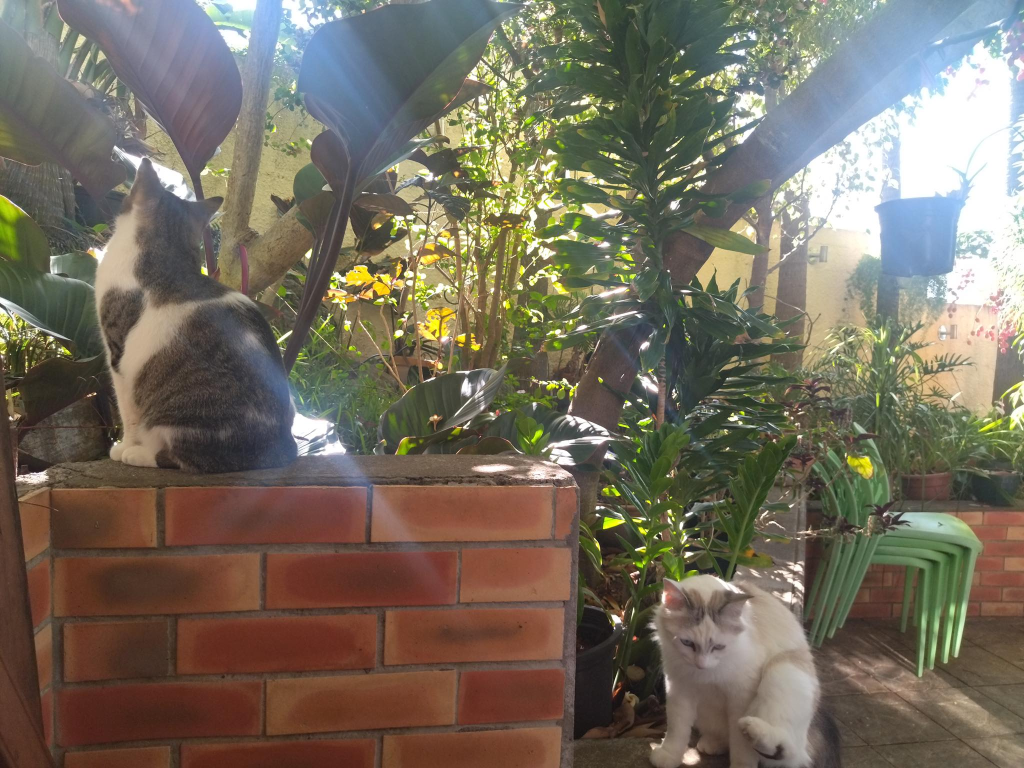
#> input picture yuno_levi_jardin.jpg, 2048 x 1536 px (shown at 1/2 size)
$ python 'projet camera.py'
#> lines starting #> are read from the running program, lines starting #| are printed output that depends on the picture; after the words box and inside, x2 and y2 are one past the last pixel; in counts of white or black regions, pixels touching at a corner belong together
import cv2
import numpy as np

# Chemin vers l'image source
image_path = 'yuno_levi_jardin.jpg'

# Lire l'image
image = cv2.imread(image_path)
#> image is the input picture: shape (1536, 2048, 3); mean B, G, R 94.9, 109.4, 117.3
gray = cv2.cvtColor(image, cv2.COLOR_BGR2GRAY)
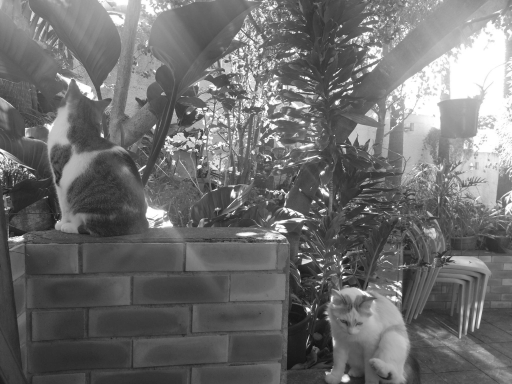
#> gray: shape (1536, 2048) (shown at 1/4 size); min 1, max 255, mean 110.1

# Seuillage pour isoler l'objet
_, thresh = cv2.threshold(gray, 75, 255, cv2.THRESH_BINARY)
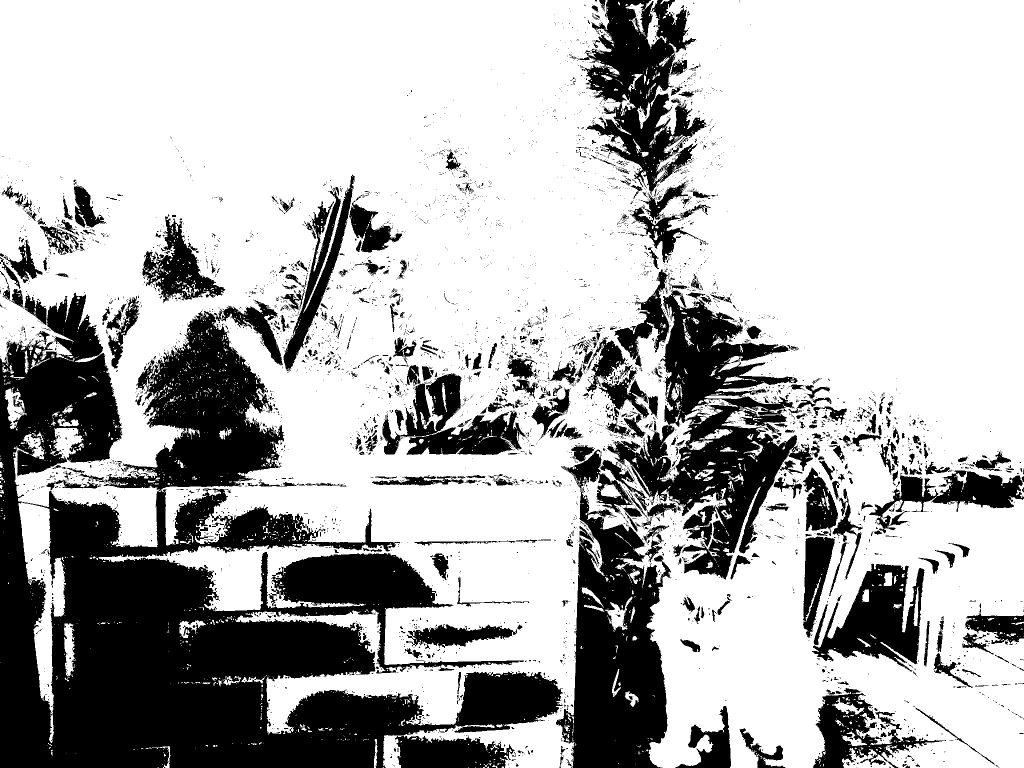
#> thresh: shape (1536, 2048) (shown at 1/2 size); 70.4% white; 4912 black regions (4409 under 20 px)

# Trouver les contours
contours, _ = cv2.findContours(thresh, cv2.RETR_EXTERNAL, cv2.CHAIN_APPROX_SIMPLE)
#> contours = 1612 contours, 1523 with area under 20; largest, box (x1, y1, x2, y2) and area: (0, 0, 2048, 1536) 2452317, (37, 1005, 132, 1486) 16304, (9, 777, 53, 858) 1718, (128, 1247, 152, 1363) 1446, (1285, 0, 1333, 98) 1211

# Supposons que l'objet principal est le plus grand contour
contour = max(contours, key=cv2.contourArea)
#> contour = contour of 16304 points, box (x1, y1, x2, y2) (0, 0, 2048, 1536), area 2452317

# Créer un masque pour l'objet
mask = np.zeros_like(gray)
cv2.drawContours(mask, [contour], -1, 255, thickness=cv2.FILLED)
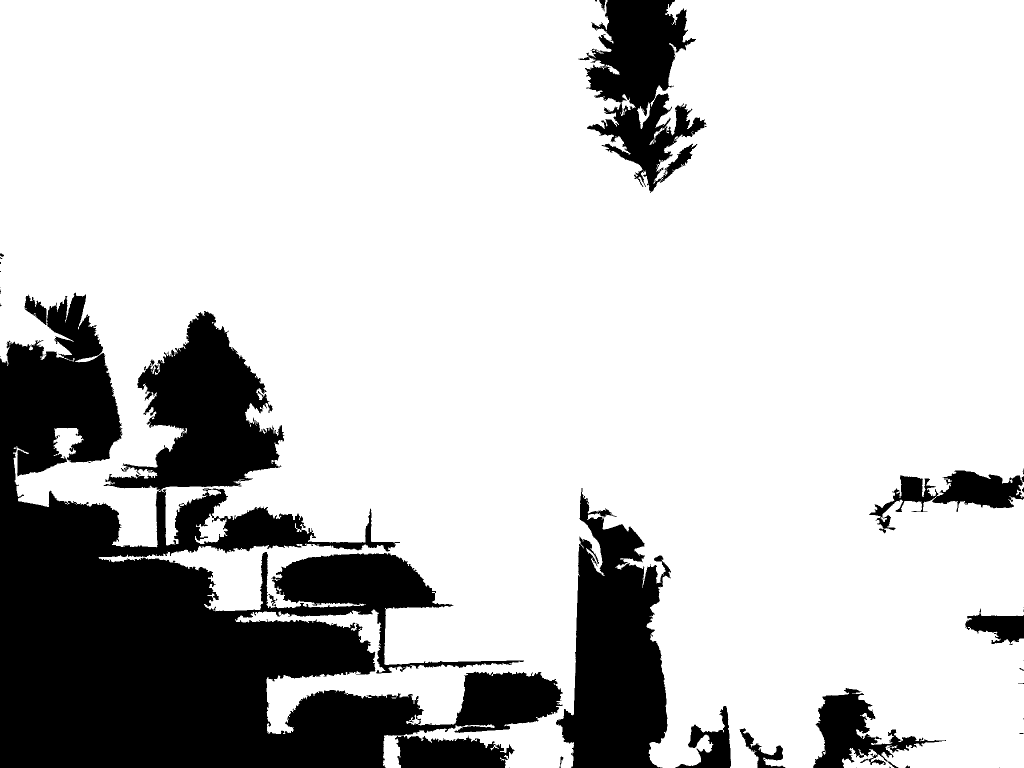
#> mask: shape (1536, 2048) (shown at 1/2 size); 78.5% white; 35 black regions (19 under 20 px), largest, box (x1, y1, x2, y2) and area: (0, 585, 1125, 1536) 497954, (1112, 976, 1342, 1536) 78145, (1157, 0, 1414, 386) 47583

# Appliquer le masque pour isoler l'objet
object_only = cv2.bitwise_and(gray, gray, mask=mask)
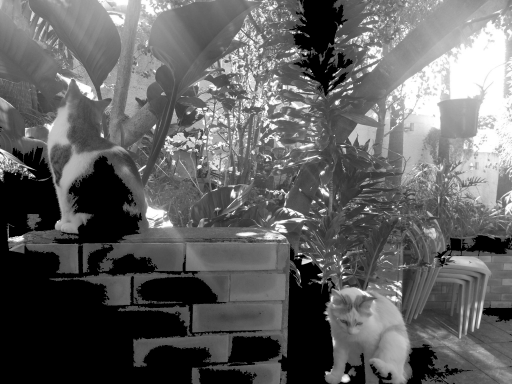
#> object_only: shape (1536, 2048) (shown at 1/4 size); min 0, max 255, mean 97

# Réduire l'objet isolé à 2 bits
object_2bits = (object_only // 64) * 85
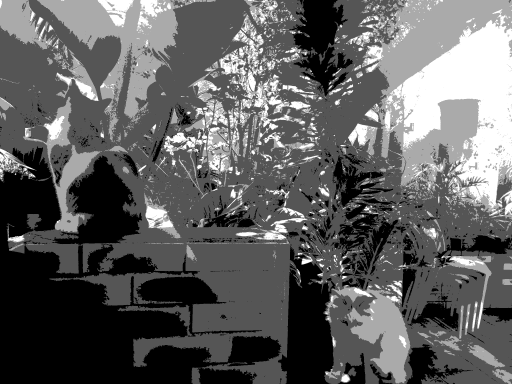
#> object_2bits: shape (1536, 2048) (shown at 1/4 size); min 0, max 255, mean 95.4

# Redimensionner l'image pour l'affichage
# Définissez les nouvelles dimensions (largeur, hauteur)
new_width = 800
new_height = int((new_width / object_2bits.shape[1]) * object_2bits.shape[0])
resized_image = cv2.resize(object_2bits, (new_width, new_height))
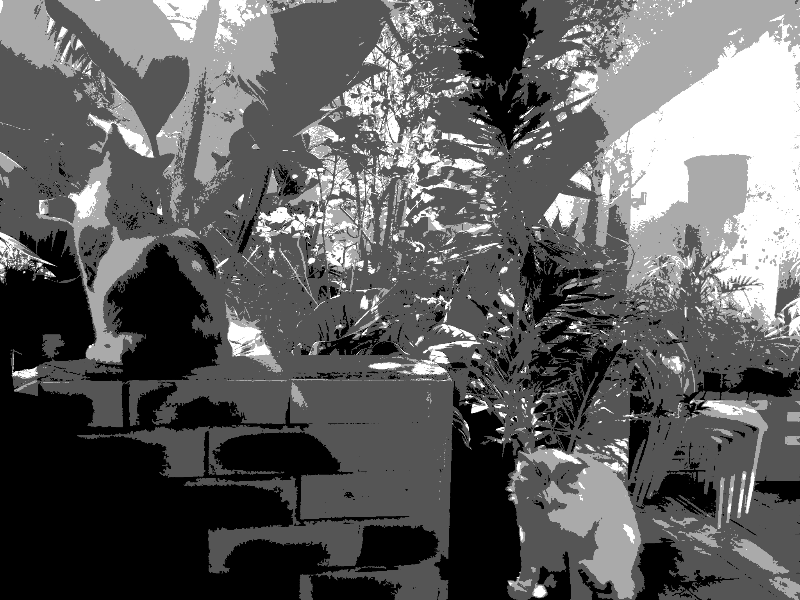
#> resized_image: shape (600, 800); min 0, max 255, mean 95.4

# Afficher le résultat redimensionné
cv2.imshow('Objet Isole sur 2 Bits - Redimensionne', resized_image)
cv2.waitKey(0)
cv2.destroyAllWindows()

$ run again, with levi.jpg copied over yuno_levi_jardin.jpg
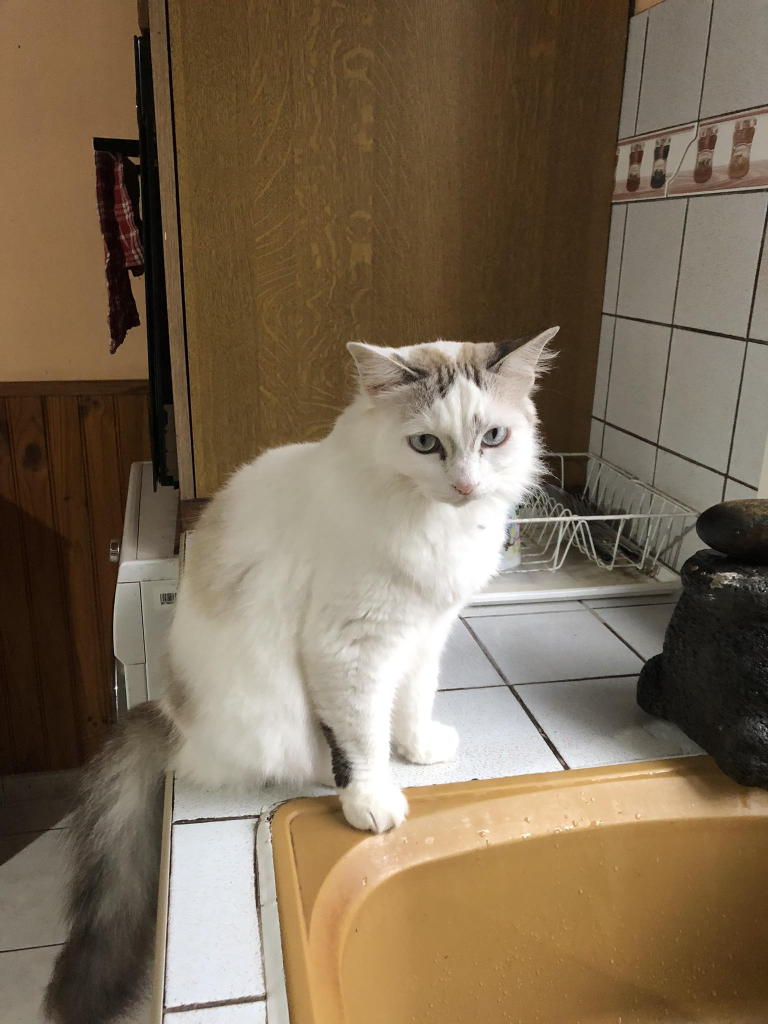
#> input picture levi.jpg, 1536 x 2048 px (shown at 1/2 size)
#> image is the input picture: shape (2048, 1536, 3); mean B, G, R 85.1, 107.2, 124.3
#> `_, thresh = cv2.threshold(gray, 75, 255, cv2.THRESH_BINARY)`:
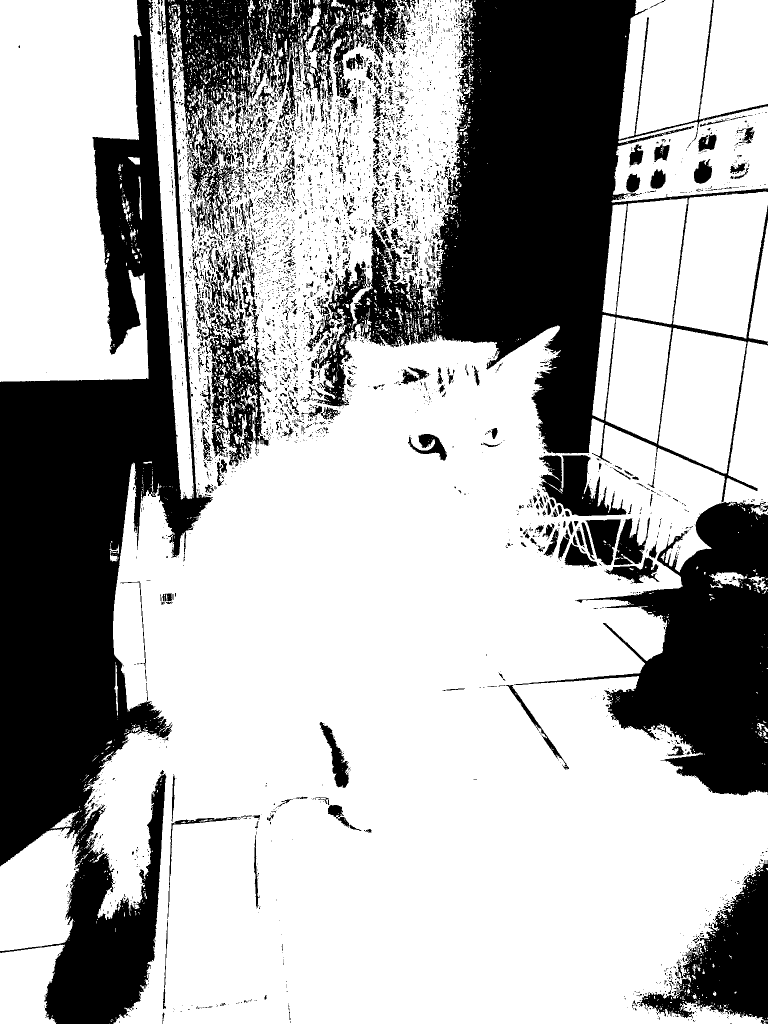
#> thresh: shape (2048, 1536) (shown at 1/2 size); 68.4% white; 4590 black regions (4023 under 20 px)
#> contours = 2066 contours, 1926 with area under 20; largest, box (x1, y1, x2, y2) and area: (166, 0, 1536, 2048) 1726144, (0, 0, 297, 764) 183414, (1223, 213, 1536, 405) 41788, (1346, 382, 1536, 677) 41756, (1237, 0, 1425, 279) 39015
#> contour = contour of 13790 points, box (x1, y1, x2, y2) (166, 0, 1536, 2048), area 1726144
#> mask: shape (2048, 1536); 55.3% white; 25 black regions (17 under 20 px), largest, box (x1, y1, x2, y2) and area: (0, 0, 818, 2048) 698359, (624, 0, 1536, 1005) 550131, (1028, 1003, 1536, 1592) 120809
#> `resized_image = cv2.resize(object_2bits, (new_width, new_height))`:
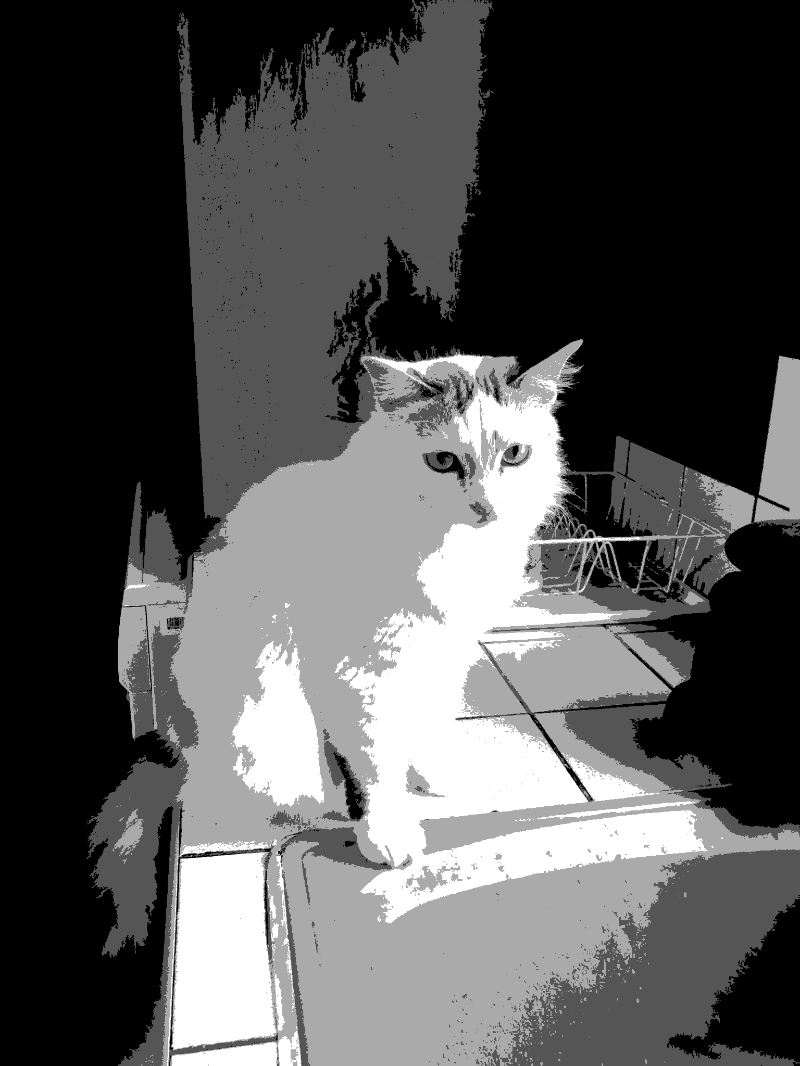
#> resized_image: shape (1066, 800); min 0, max 255, mean 83.2

$ run again, with levi_et_yuno_1.jpg copied over yuno_levi_jardin.jpg
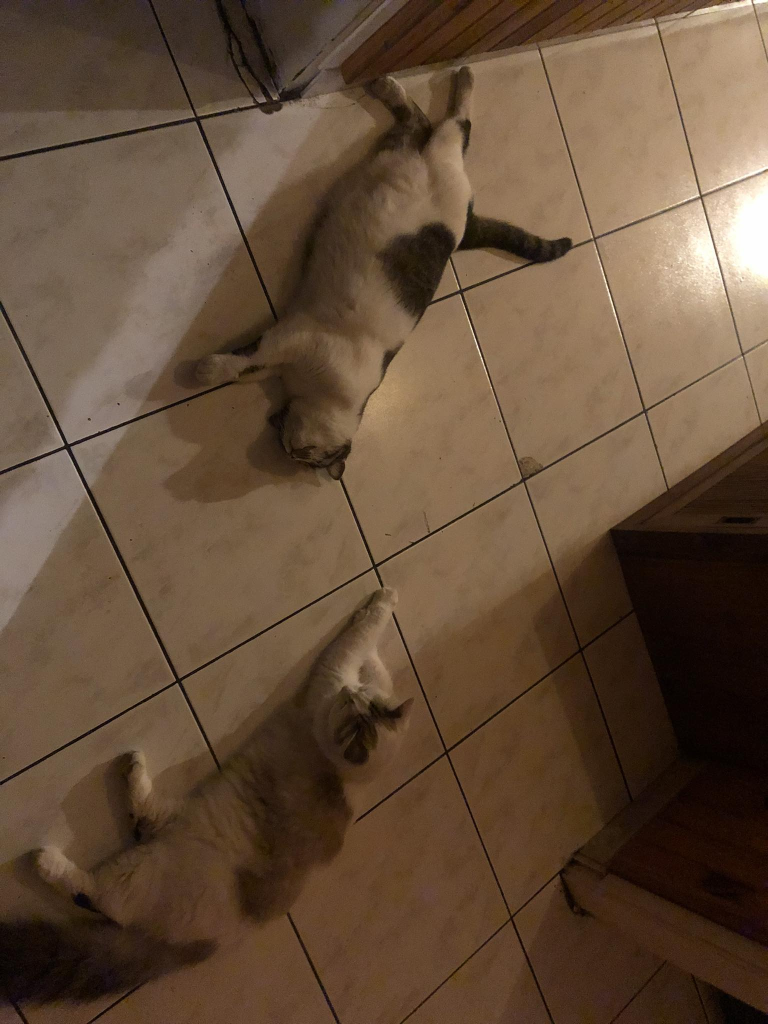
#> input picture levi_et_yuno_1.jpg, 1536 x 2048 px (shown at 1/2 size)
#> image is the input picture: shape (2048, 1536, 3); mean B, G, R 57.4, 77.4, 100
#> `_, thresh = cv2.threshold(gray, 75, 255, cv2.THRESH_BINARY)`:
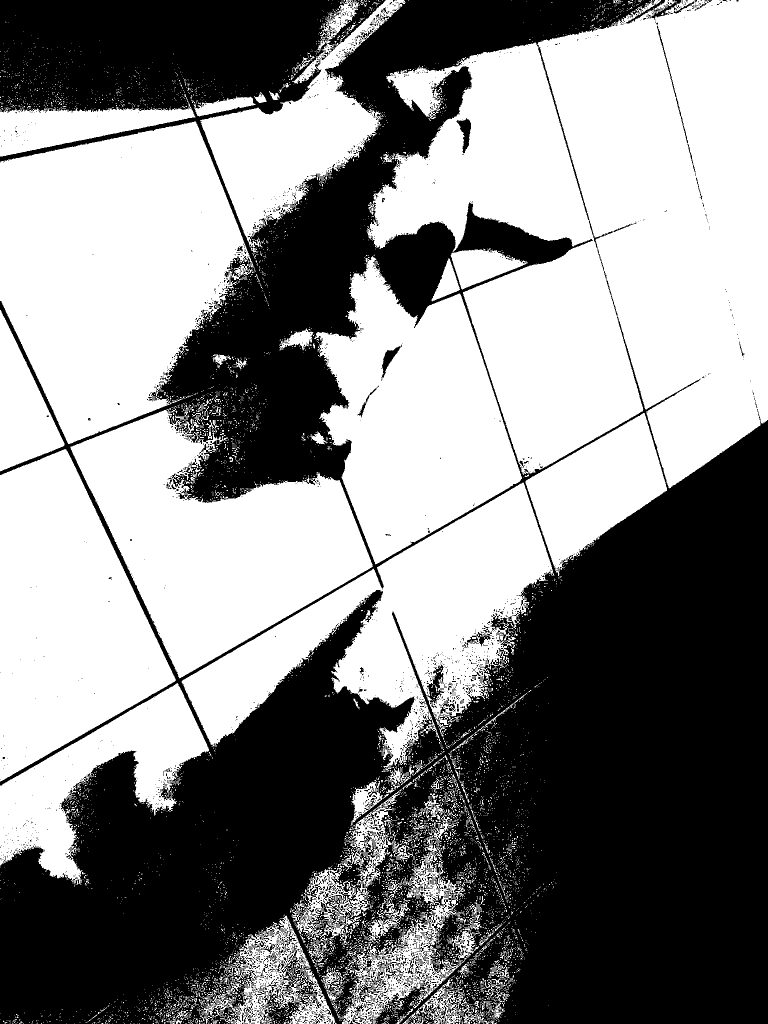
#> thresh: shape (2048, 1536) (shown at 1/2 size); 53.2% white; 2764 black regions (2525 under 20 px)
#> contours = 6444 contours, 6313 with area under 20; largest, box (x1, y1, x2, y2) and area: (733, 0, 1536, 977) 516940, (0, 243, 512, 888) 220822, (141, 816, 746, 1357) 160553, (363, 965, 1109, 1536) 155930, (0, 898, 352, 1563) 144028
#> contour = contour of 3737 points, box (x1, y1, x2, y2) (733, 0, 1536, 977), area 516940
#> mask: shape (2048, 1536); 16.5% white; 1 white region, box (x1, y1, x2, y2) and area: (733, 0, 1536, 977) 520264
#> `resized_image = cv2.resize(object_2bits, (new_width, new_height))`:
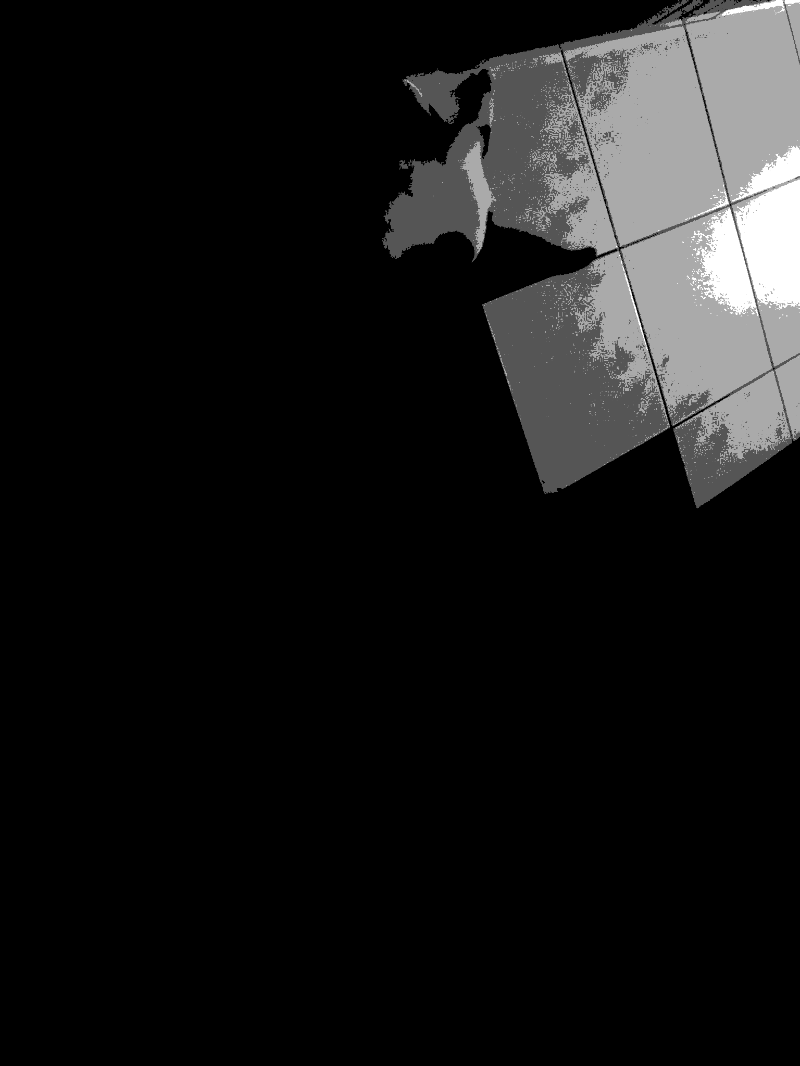
#> resized_image: shape (1066, 800); min 0, max 255, mean 23.5
